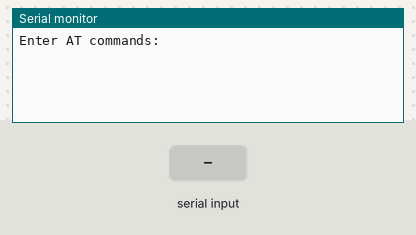
Recording of a sketch running on a simulated Arduino Uno, built with avr-gcc and run on an emulated ATmega328P. Shown: the last lines printed to the serial monitor. The test bench sets the inputs (shaded band).

Above: at 1.2 s.
1.3 s: "1" received over the second serial link
At 2.3 s:
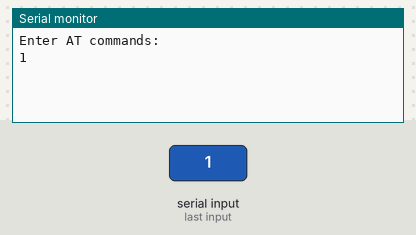
2.8 s: "0" received over the second serial link
At 3.5 s:
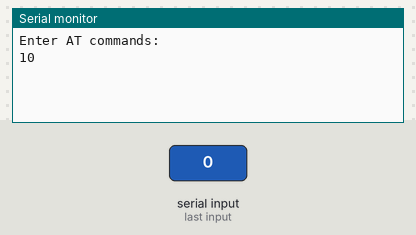

Measured:
- after the input at 1.3 s, the serial monitor: prints a new line at once (image 1)
- after the input at 2.8 s, the serial monitor: prints a new line at once (image 2)

The sketch:

HC-12_Commands.ino
```cpp
//HC-12 AT Commander
//Autor Tom Heylen tomtomheylen.com
//The HC-12 commander mode runs at baud rate 9600

#include <SoftwareSerial.h>

SoftwareSerial mySerial(2, 3); // RX, TX

void setup() {
  Serial.begin(9600);
  Serial.println("Enter AT commands:");
  mySerial.begin(9600);
}

void loop(){
  if (mySerial.available()){
    Serial.write(mySerial.read());
  }
  if (Serial.available()){
    mySerial.write(Serial.read());
  }
}
```
